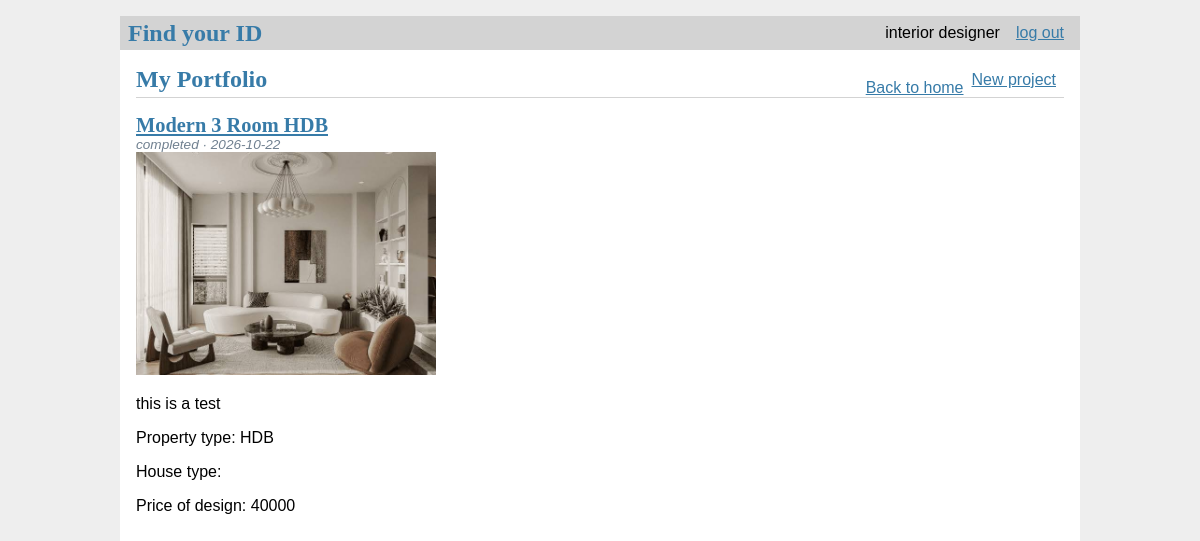
Page /portfolio (signed in) on the committed database.
### tables this page shows
CREATE TABLE user(
    id integer primary key autoincrement,
    name text not null,
    password text not null,
    email text unique not null,
    phone text not null,                       -- text keeps leading zeros / +65
    Usertype text not null
        check (Usertype in ('designer', 'customer', 'manager')),
    created timestamp not null default current_timestamp
);

CREATE TABLE idp(
    id integer primary key autoincrement,
    designer_id integer not null,
    title text not null,
    description text,
    propertyType text not null,
    price integer not null check (price >= 0), -- whole dollars (SGD)
    status text not null default 'completed'
        check (status in ('ongoing', 'completed')),
    created timestamp not null default current_timestamp, property_subtype_id INTEGER REFERENCES property_subtype(id),
    foreign key (designer_id) references designer (userID)
);

### idfinder/boundaries/designer.py (the view)
    @bp.route('/portfolio')
    @login_required
    @designer_required
    def portfolio():
        return render_template('designer/portfolio.html',
                            idps=designer_boundary.controller().list_portfolio(g.user['id']))

### idfinder/boundaries/auth.py (called while the page is built)
    @bp.before_app_request
    def load_logged_in_user():
        user_id = session.get('user_id')
        if user_id is None:
            g.user = None
        else:
            g.user = auth_control.get_user(user_id)  # g.user lasts for the length of the request

### idfinder/boundaries/designer.py (called while the page is built)
    def login_required(view):
        @functools.wraps(view)
        def wrapped_view(**kwargs):
            if g.user is None:
                return redirect(url_for('auth.login'))
            return view(**kwargs)
        return wrapped_view

    def designer_required(view):
        @functools.wraps(view)
        def wrapped_view(**kwargs):
            if g.user['Usertype'] != 'designer':
                abort(403)
            return view(**kwargs)
        return wrapped_view

    def controller():
        return PortfolioController(current_app.config['UPLOAD_FOLDER'])

### idfinder/controller/auth_controller.py (called while the page is built)
    @staticmethod
    def get_user(user_id):
        return Users.get_info(user_id)

### idfinder/controller/portfolio_controller.py (called while the page is built)
    def list_portfolio(self, designer_id):
        return IDP.find_by_designer(designer_id)

### idfinder/db.py (called while the page is built)
def get_db(): #called when app has been created and is handling a request
    if 'db' not in g:
        g.db = sqlite3.connect( #establishes connection to the file pointed by DATABASE in create_app in __init__.py
            current_app.config['DATABASE'],
            detect_types=sqlite3.PARSE_DECLTYPES
        )
        g.db.row_factory = sqlite3.Row #tells the connection to return rows that behave like dicts --> columns can be accessed by name
    return g.db

### idfinder/entities/idp.py (called while the page is built)
    @staticmethod
    def find_by_designer(designer_id):
        return get_db().execute(
            'SELECT p.id, p.title, p.description, p.propertyType, p.price, p.status, p.created,'
            ' p.property_subtype_id,'
            ' (SELECT name FROM property_subtype WHERE id = p.property_subtype_id) AS property_subtype_name,'
            ' ' + _CATEGORY_NAMES + ','
            ' (SELECT m.link FROM idp_media m WHERE m.idp_id = p.id '
            '  ORDER BY m.mediaID LIMIT 1) AS cover'
            ' FROM idp p'
            ' WHERE p.designer_id = ?'
            ' ORDER BY p.created DESC, p.id DESC',
            (designer_id,),
        ).fetchall()

### idfinder/entities/user.py (called while the page is built)
    @staticmethod
    def get_info(id):
        return get_db().execute('SELECT * FROM user WHERE id = ?', (id,)).fetchone()

### idfinder/templates/designer/portfolio.html (shortened to what this page needs)
{% extends 'base.html' %}
{% block header %}
  <h1>{% block title %}My Portfolio{% endblock %}</h1>
  <a href="{{ url_for('home.index') }}">Back to home</a>
  <a class="action" href="{{ url_for('designer.create_idp') }}">New project</a>
{% endblock %}
{% block content %}
  {% for idp in idps %}
    <article class="post">
      <header>
        <div>
          <h1>
            <a href="{{ url_for('designer.view_idp', idp_id=idp['id']) }}">
              {{ idp['title'] }}
            </a>
          </h1>
          <div class="about">
            {{ idp['status'] }}{% if idp['category_names'] %} &middot; {{ idp['category_names'] }}{% endif %}
            &middot; {{ (idp['created']|string)[:10] }}
          </div>
        </div>
      </header>
      {% if idp['cover'] %}
        <img src="{{ url_for('static', filename='uploads/' + idp['cover']) }}"
             alt="{{ idp['title'] }}" style="max-width:300px; height:auto;">
      {% endif %}
      <p class="desc">{{ idp['description'] }}</p>
      <p class="propertyType"> Property type: {{ idp['propertyType'] }} </p>
      <p class="houseType"> House type: {{ idp['houseType'] }} </p>
      <p class="price">Price of design: {{ idp['price'] }}</p>
    </article>
  {% endfor %}
{% endblock %}

### idfinder/templates/base.html (shortened to what this page needs)
<!DOCTYPE html>
<link rel="stylesheet" href="{{url_for('static', filename='style.css')}}">
<nav>
    <h1>Find your ID</h1>
    <ul>
        {% if g.user %}
            <li><span>{{g.user['name']}}</span></li>
            <li><a href="{{url_for('auth.log_out_user')}}">log out</a></li>
        {% else %}
            <li><a href="{{url_for('auth.register')}}">register</a></li>
            <li><a href="{{url_for('auth.login')}}">log in</a></li>
        {% endif %}
    </ul>
</nav>
<section class="content">
    <header>
        {% block header %}{% endblock %}
    </header>
    {% block content %}{% endblock %}
</section>

### idfinder/static/style.css (style rules this page uses)
h1 { font-family: serif; color: #377ba8; margin: 1rem 0; }
a { color: #377ba8; }
nav { background: lightgray; display: flex; align-items: center; padding: 0 0.5rem; }
nav h1 { flex: auto; margin: 0; }
nav ul { display: flex; list-style: none; margin: 0; padding: 0; }
nav ul li a, nav ul li span, header .action { display: block; padding: 0.5rem; }
.content { padding: 0 1rem 1rem; }
.content > header { border-bottom: 1px solid lightgray; display: flex; align-items: flex-end; }
.content > header h1 { flex: auto; margin: 1rem 0 0.25rem 0; }
.post > header { display: flex; align-items: flex-end; font-size: 0.85em; }
.post > header > div:first-of-type { flex: auto; }
.post > header h1 { font-size: 1.5em; margin-bottom: 0; }
.post .about { color: slategray; font-style: italic; }
.content:last-child { margin-bottom: 0; }

### rows in the picture
user: user.name "interior designer"
idp: title "Modern 3 Room HDB", status "completed", created "2026-10-22", description "this is a test", propertyType "HDB", price "40000"
